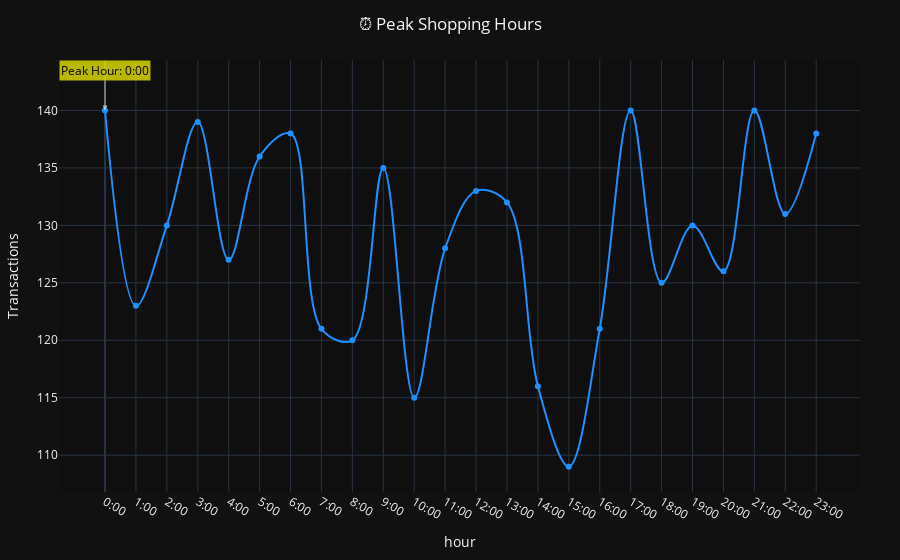

The cell this chart's notebook holds for it:
### Markdown cell above
### 3.4 Hourly Transactions

### Code cell
import plotly.express as px
transactions_per_hour = df.groupby("hour")["transaction_id"].nunique()
fig = px.line(
    transactions_per_hour, 
    x=transactions_per_hour.index, 
    y=transactions_per_hour.values, 
    title="⏰ Peak Shopping Hours",
    labels={"x": "Hour of the Day", "y": "Number of Transactions"},
    markers=True,
    line_shape="spline",  # Smooth curve to better represent trends
    # line_dash="solid",    # Solid line for clarity
    color_discrete_sequence=["dodgerblue"]  
)

# Highlight the peak shopping hours
peak_hour = transactions_per_hour.idxmax()  # Find the peak hour
peak_value = transactions_per_hour.max()   # Find the peak value

fig.add_annotation(
    x=peak_hour, 
    y=peak_value, 
    text=f"Peak Hour: {peak_hour}:00", 
    showarrow=True, 
    arrowhead=2, 
    ax=0, 
    ay=-40,
    font=dict(size=12, color="black"),
    bgcolor="yellow",
    opacity=0.7
)

fig.update_layout(
    xaxis=dict(
        tickmode="array",
        tickvals=transactions_per_hour.index,  # Show every hour for clarity
        ticktext=[f"{i}:00" for i in transactions_per_hour.index],
    ),
    yaxis=dict(
        title="Transactions"
    ),
    title_x=0.5,  # Centering the title
    template="plotly_dark",  # Dark background for contrast
    plot_bgcolor='rgba(0, 0, 0, 0.1)',
    margin=dict(l=40, r=40, t=60, b=40)  # Adjusting margins for aesthetics
)

fig.show()

### Figure 1 — Plotly figure (JSON) as saved in the notebook; plotly's stock layout.template omitted (floating-point values rounded to 4 significant figures)
{"data": [{"hovertemplate": "hour=%{x}<br>Number of Transactions=%{y}<extra></extra>", "legendgroup": "", "line": {"color": "dodgerblue", "dash": "solid", "shape": "spline"}, "marker": {"symbol": "circle"}, "mode": "lines+markers", "name": "", "orientation": "v", "showlegend": false, "type": "scatter", "x": [0, 1, 2, 3, 4, 5, 6, 7, 8, 9, 10, 11, 12, 13, 14, 15, 16, 17, 18, 19, 20, 21, 22, 23], "xaxis": "x", "y": [140, 123, 130, 139, 127, 136, 138, 121, 120, 135, 115, 128, 133, 132, 116, 109, 121, 140, 125, 130, 126, 140, 131, 138], "yaxis": "y"}], "layout": {"annotations": [{"arrowhead": 2, "ax": 0, "ay": -40, "bgcolor": "yellow", "font": {"color": "black", "size": 12}, "opacity": 0.7, "showarrow": true, "text": "Peak Hour: 0:00", "x": 0, "y": 140}], "legend": {"tracegroupgap": 0}, "margin": {"b": 40, "l": 40, "r": 40, "t": 60}, "plot_bgcolor": "rgba(0, 0, 0, 0.1)", "title": {"text": "⏰ Peak Shopping Hours", "x": 0.5}, "xaxis": {"anchor": "y", "domain": [0, 1], "tickmode": "array", "ticktext": ["0:00", "1:00", "2:00", "3:00", "4:00", "5:00", "6:00", "7:00", "8:00", "9:00", "10:00", "11:00", "12:00", "13:00", "14:00", "15:00", "16:00", "17:00", "18:00", "19:00", "20:00", "21:00", "22:00", "23:00"], "tickvals": [0, 1, 2, 3, 4, 5, 6, 7, 8, 9, 10, 11, 12, 13, 14, 15, 16, 17, 18, 19, 20, 21, 22, 23], "title": {"text": "hour"}}, "yaxis": {"anchor": "x", "domain": [0, 1], "title": {"text": "Transactions"}}}}
